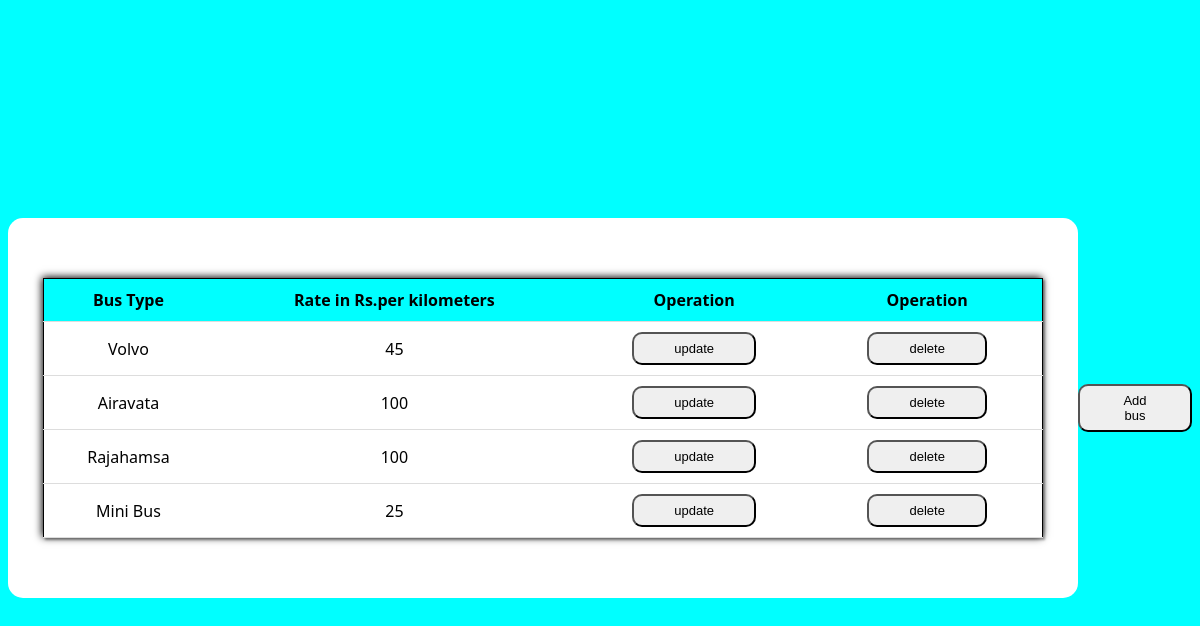
The app's page /displayrate.php with its own data.
### tables this page shows
CREATE TABLE `busrate` (
  `id` int(200) NOT NULL,
  `bus_type` varchar(200) NOT NULL,
  `rate` int(200) NOT NULL
);

### displayrate.php (the view, shortened to what this page needs)
<!DOCTYPE html>
<html lang="en">
<head>
</head>
<body>
<?php
include 'connectsu.php';
$sql="select * from busrate";
$result=mysqli_query($con,$sql);
?>
    <div class="output">
        <table >
        <tr class="tablehead">
          <th scope="col">Bus Type</th>
          <th scope="col">Rate in Rs.per kilometers</th>
          <th>Operation</th>
          <th>Operation</th>
        </tr>
  <?php
if($result){
  while($row =mysqli_fetch_assoc($result)){
    $id=$row['id'];
    $bustype=$row['bus_type'];
    $rate=$row['rate'];
    echo '<tr>
    <td>'.$bustype.'</td>
    <td>'.$rate.'</td>
  <td><button ><a href="updatebus.php?updateid='.$id.'" >update</a></button></td>
  <td><button ><a href="deletebus.php?deleteid='.$id.'" >delete</a></button></td>
  </tr>';
  }
}
?>
    </table>
    </div>
    <div>
        <button >
            <a href="Buscharge.php">Add bus</a>
        </button>
    </div>
</body>
</html>

### displayrate.php (style rules this page uses)
a { text-decoration: none; color:inherit; }
body { font-family: 'Segoe UI'; height: 800px; display: flex; align-items: center; justify-content: center; background-size: cover; background-position: center; text-align: center; background:aqua; background-image: url(./images/bus1.jpg); background-size: cover; display: flex; justify-content: space-evenly; }
.output { background-color:white; position: relative; padding: 60px 35px; border-radius: 15px; }
table { left: 50%; top: 50%; border-collapse: collapse; width: 1000px; border: 1px solid black; box-shadow: 2px 2px 2px rgba(0, 0, 0, 0.3),-1px -1px 8px; }
tr { cursor: pointer; transition: all.2s ease-in; }
td,th { padding: 10px; border-bottom: 1px solid #ddd; }
.tablehead { background-color: aqua; }
button { cursor: pointer; padding: 7px 40px; font-size: 13px; border-radius: 10px; text-align:center; }

### records on screen
busrate: bus_type "Volvo", rate "45"
busrate: bus_type "Airavata", rate "100"
busrate: bus_type "Rajahamsa", rate "100"
busrate: bus_type "Mini Bus", rate "25"
